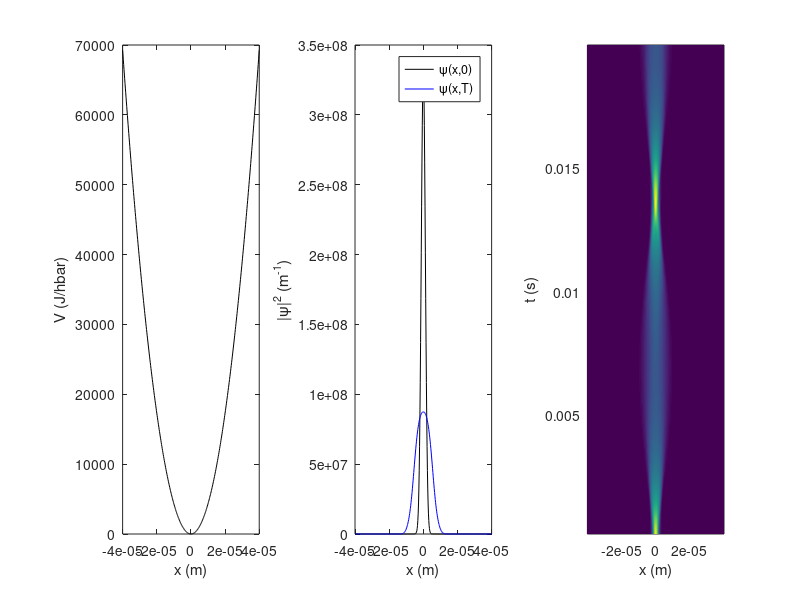

This figure's MATLAB source:
% SOLVES THE 1D GPE VIA THE SPLIT-STEP FOURIER METHOD
clear all;clf; %Clear workspace and figure

hbar=1.054e-34;amu=1.660538921e-27; %Physical constants
m=87*amu;as=5.8e-9; %Atomic mass; scattering length
N=1000;wr=100*2*pi;wx=40*2*pi; %Atom number; trap frequencies

M=200; Nx=2*M+1;
dx=double(2e-7); x=(-M:1:M)*dx; %Define spatial grid
dk=pi/(M*dx); k=(-M:1:M)*dk; %Define k-space grid
dt=double(10e-8); Nt=200000; %Define time step and number

lr=sqrt(hbar/(m*wr)); lx=sqrt(hbar/(m*wx)); %HO lengths
g1d=2*hbar*hbar*as/(m*lr^2); %1D interaction coefficient

V=0.5*m*wx^2*x.^2/hbar; %Define potential
psi_0=sqrt(N/lx)*(1/pi)^(1/4)*exp(-x.^2/(2*lx^2)); %Initial wavefunction

% [psi_0,mu] = get_ground_state(psi_0,dt,g1d,x,k,m,V); %Imaginary time

Nframe=100; %Data saved every Nframe steps
t=0; i=1; psi=psi_0; spacetime=[]; %Initialization

for itime=1:Nt %Time-stepping with split-step Fourier method
    psi=psi.*exp(-0.5*1i*dt*(V+(g1d/hbar)*abs(psi).^2));
    psi_k=fftshift(fft(psi)/Nx);
    psi_k=psi_k.*exp(-0.5*dt*1i*(hbar/m)*k.^2);
    psi=ifft(ifftshift(psi_k))*Nx;
    psi=psi.*exp(-0.5*1i*dt*(V+(g1d/hbar)*abs(psi).^2));
    if mod(itime,Nt/Nframe) == 0 %Save wavefunction every Nframe steps
        spacetime=vertcat(spacetime,abs(psi.^2)); t
    end
    t=t+dt;
end

subplot(1,3,1); %Plot potential
plot(x,V,'k'); xlabel('x (m)'); ylabel('V (J/hbar)');

subplot(1,3,2); %Plot initial and final density
plot(x,abs(psi_0).^2,'k',x,abs(psi).^2,'b');
legend('\psi(x,0)','\psi(x,T)');xlabel('x (m)');ylabel('|\psi|^2 (m^{-1})');

subplot(1,3,3); % Plot spacetime evolution as pcolor plot
dt_large=dt*double(Nt/Nframe);
pcolor(x,dt_large*(1:1:Nframe),spacetime); shading interp;
xlabel('x (m)'); ylabel('t (s)');